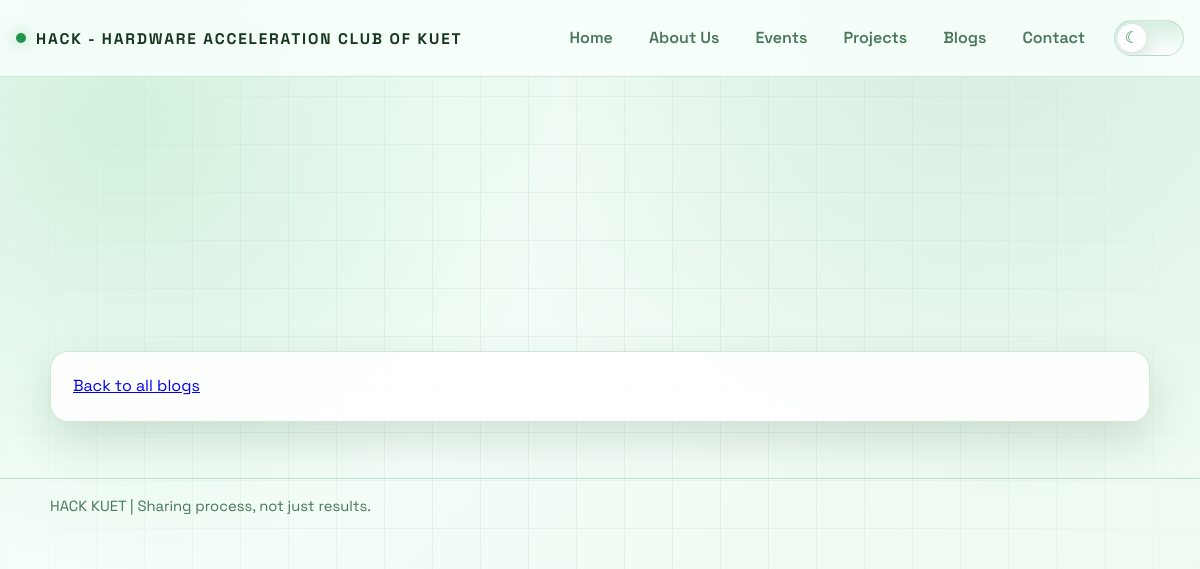
Before: /blog-detail.php?slug=mcu-mistakes with the older database file.
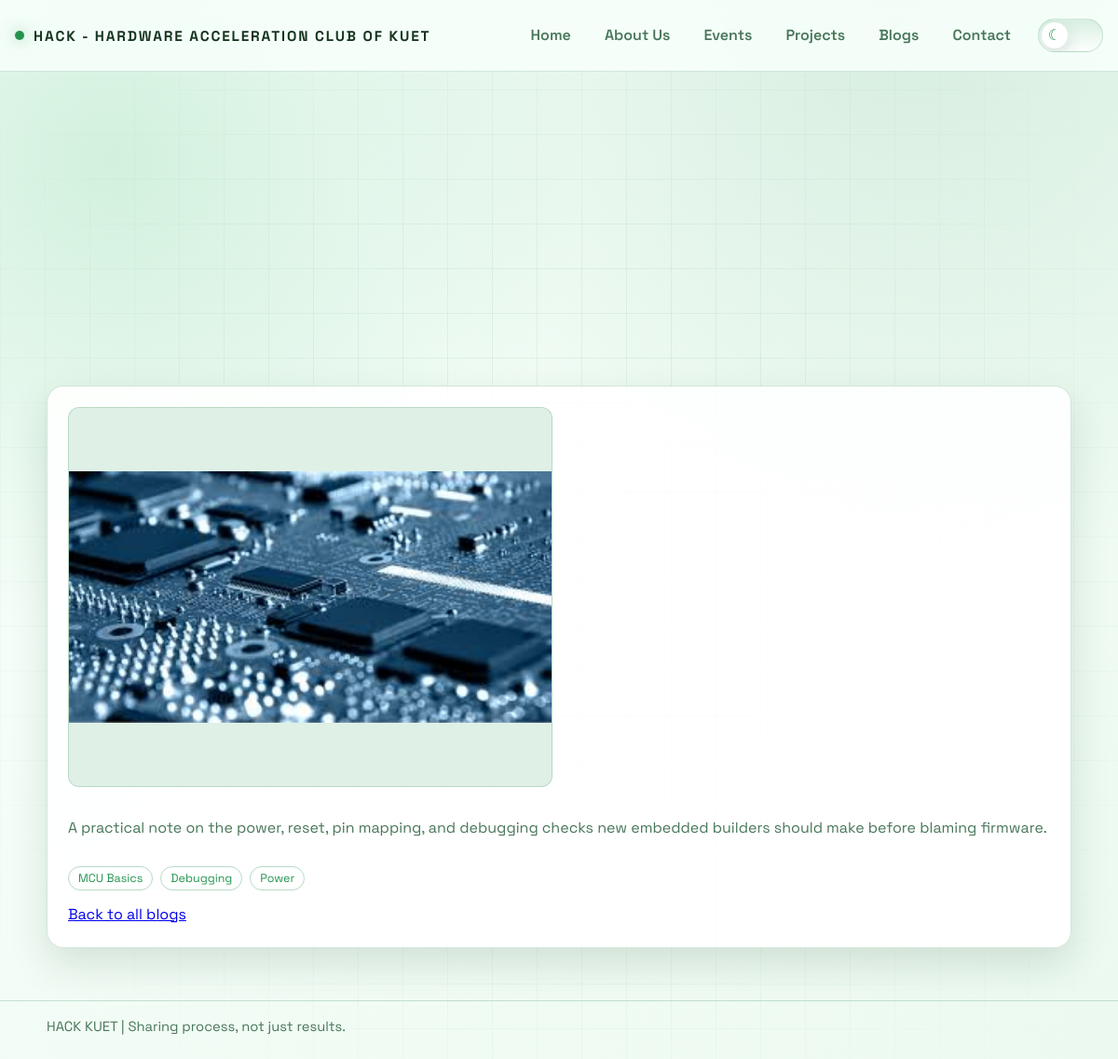
After: the same page with the newer database file.
### tables this page shows
CREATE TABLE IF NOT EXISTS `blogs` (
  `id`           INT UNSIGNED NOT NULL AUTO_INCREMENT,
  `title`        VARCHAR(200) NOT NULL,
  `slug`         VARCHAR(220) NOT NULL,
  `author_name`  VARCHAR(100) NOT NULL,
  `author_email` VARCHAR(150) NULL DEFAULT NULL,
  `author_university` VARCHAR(150) NULL DEFAULT NULL,
  `author_department` VARCHAR(100) NULL DEFAULT NULL,
  `content`      LONGTEXT     NOT NULL,
  `excerpt`      TEXT         NULL DEFAULT NULL,
  `cover_image`  VARCHAR(255) NULL DEFAULT NULL,
  `image_2`      VARCHAR(255) NULL DEFAULT NULL,
  `tags`         VARCHAR(500) NULL DEFAULT NULL,
  `status`       ENUM('pending','published','rejected') NOT NULL DEFAULT 'pending',
  `submitted_at` TIMESTAMP    NOT NULL DEFAULT CURRENT_TIMESTAMP,
  `published_at` TIMESTAMP    NULL DEFAULT NULL,
  `reviewed_by`  INT UNSIGNED NULL DEFAULT NULL,
  PRIMARY KEY (`id`),
  UNIQUE KEY `uq_blog_slug` (`slug`),
  KEY `idx_blog_status` (`status`),
  CONSTRAINT `fk_blog_reviewer` FOREIGN KEY (`reviewed_by`) REFERENCES `admins` (`id`) ON DELETE SET NULL
);

### blog-detail.php (the view, shortened to what this page needs)
<?php
require_once __DIR__ . '/public-data.php';
$slug = trim((string) ($_GET['slug'] ?? ''));
$rows = public_rows("SELECT * FROM blogs WHERE slug = ? AND status = 'published' LIMIT 1", [$slug]);
$blog = $rows[0] ?? null;
if (!$blog) {
    public_header('Blog Not Found', 'blogs');
    ?>
    <main class="container">
        <section class="section">
            <article class="card">
                <p><a href="blogs.php">Back to all blogs</a></p>
            </article>
        </section>
    </main>
    <?php
    public_footer('HACK KUET | Sharing process, not just results.');
    exit;
}
$images = array_values(array_filter([$blog['cover_image'] ?? '', $blog['image_2'] ?? '']));
public_header($blog['title'], 'blogs');
?>
    <main class="container">
        <section class="section">
            <article class="card blog-intro">
                <?php if ($images): ?>
                    <div class="blog-gallery">
                        <?php foreach ($images as $image): ?>
                            <img src="<?= public_h($image) ?>" alt="<?= public_h($blog['title']) ?> image" onerror="this.remove()">
                        <?php endforeach; ?>
                    </div>
                <?php endif; ?>
                <div class="blog-content">
                    <?php foreach (preg_split('/\R{2,}/', trim($blog['content'])) as $paragraph): ?>
                        <p><?= nl2br(public_h($paragraph)) ?></p>
                    <?php endforeach; ?>
                </div>
                <?php $chips = public_chips($blog['tags'] ?? ''); ?>
                <?php if ($chips): ?>
                    <div class="chips">
                        <?php foreach ($chips as $chip): ?>
                            <span class="chip"><?= public_h($chip) ?></span>
                        <?php endforeach; ?>
                    </div>
                <?php endif; ?>
                <p><a href="blogs.php">Back to all blogs</a></p>
            </article>
        </section>
    </main>
<?php public_footer('HACK KUET | Sharing process, not just results.'); ?>

### public-data.php (shortened to what this page needs)
<?php
function public_h(?string $value): string {
    return htmlspecialchars((string) $value, ENT_QUOTES, 'UTF-8');
}
function public_db(): ?PDO {
    try {
        return get_db();
    } catch (Throwable $e) {
        return null;
    }
}
function public_rows(string $sql, array $params = []): array {
    $db = public_db();
    try {
        $stmt = $db->prepare($sql);
        $stmt->execute($params);
        return $stmt->fetchAll();
    } catch (Throwable $e) {
        return [];
    }
}
function public_chips(?string $value): array {
    return array_values(array_filter(array_map('trim', preg_split('/[,|]/', $value))));
}
function public_header(string $title, string $active): void {
    $links = [
        'home' => ['Home', 'home.php'],
        'about' => ['About Us', 'about.php'],
        'events' => ['Events', 'event.php'],
        'projects' => ['Projects', 'project.php'],
        'blogs' => ['Blogs', 'blogs.php'],
        'contact' => ['Contact', 'contact.php'],
    ];
    ?>
<!DOCTYPE html>
<html lang="en">
<head>
    <link rel="stylesheet" href="style.css?v=blog-images-2">
</head>
<body>
    <header class="site-header">
        <div class="container site-header-inner">
            <a class="brand" href="home.php"><span></span>HACK - Hardware Acceleration Club of KUET</a>
            <nav>
                <?php foreach ($links as $key => [$label, $href]): ?>
                    <a<?= $key === $active ? ' class="active"' : '' ?> href="<?= public_h($href) ?>"><?= public_h($label) ?></a>
                <?php endforeach; ?>
            </nav>
            <button class="theme-toggle" type="button" aria-label="Switch to dark mode" aria-pressed="false"></button>
        </div>
    </header>
    <?php
}
function public_footer(string $text): void {
    ?>
    <footer class="site-footer">
        <div class="container"><?= public_h($text) ?></div>
    </footer>
</body>
</html>
    <?php
}
    ?>

Changed rows visible on the page:
added blogs: content "A practical note on the power, reset, pin mapping, and debugging checks new embedded builders should make before blaming firmware.", tags "MCU Basics", tags "Debugging", tags "Power"
